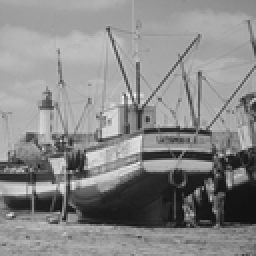
%> input picture Test/boat.bmp, 128 x 128 px, shrunk from 512 x 512 before the run (shown 2 times larger)
$ octave --eval "noise_filter_test(imread('../Test/boat.bmp'));"   (GNU Octave 9; MATLAB toolbox functions it lacks are replaced by stand-ins)
%> lines starting %> are read from the running program, lines starting %| are printed output that depends on the picture; in (x1, y1, x2, y2) boxes, pixels count from 0 and x2, y2 are one past the last pixel; in counts of white or black regions, pixels touching at a corner belong together; the program's own positions count from 1
function noise_filter_test(I)
    if size(I,3)==3
        I_gray = rgb2gray(I);
    else
        I_gray = I;
%> I_gray is the input picture: size 128x128 uint8; min 15, max 243, mean 136.1
    end
    I_sp = imnoise(I_gray,'salt & pepper',0.05);
    I_gs = imnoise(I_gray,'gaussian',0,0.01);
    m = 3; n = 3; p = floor(m/2); q = floor(n/2);
    [M,N] = size(I_sp);
%> M = 128; N = 128
    pad = padarray(I_sp,[p q],'replicate');
    min_f = zeros(M,N); max_f = zeros(M,N); median_f = zeros(M,N);
    arith_f = zeros(M,N); geo_f = zeros(M,N); harm_f = zeros(M,N);
    contra_f = zeros(M,N); mid_f = zeros(M,N); alpha_f = zeros(M,N);
    Q = 1.5; alpha = 2;
    for i=1:M
        for j=1:N
            block = pad(i:i+m-1,j:j+n-1);
            blockv = block(:);
            min_f(i,j)=min(blockv);
            max_f(i,j)=max(blockv);
            median_f(i,j)=median(blockv);
            arith_f(i,j)=mean(blockv);
            geo_f(i,j)=exp(mean(log(blockv+eps)));
            harm_f(i,j)=m*n/sum(1./(blockv+eps));
            contra_f(i,j)=sum(blockv.^(Q+1))/sum(blockv.^Q+eps);
            mid_f(i,j)=(min(blockv)+max(blockv))/2;
            sorted=sort(blockv);
            trimmed=sorted(alpha+1:end-alpha);
            alpha_f(i,j)=mean(trimmed);
        end
    end
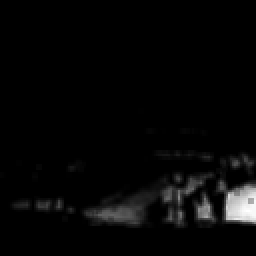
%> contra_f: size 128x128 double (shown 2 times larger); min 1, max 3.42, mean 1.07; drawn with min black and max white
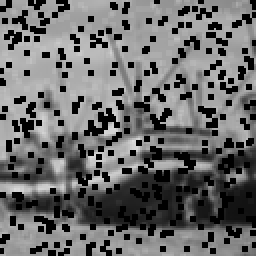
%> geo_f: size 128x128 double (shown 2 times larger); min 0, max 221.2, mean 106.8
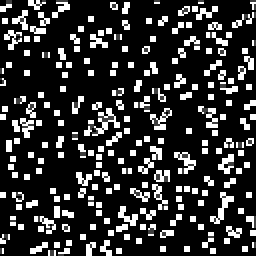
%> harm_f: size 128x128 double (shown 2 times larger); 77.83% of the values are NaN or infinite; the others: min 0.0118, max 0.0353, mean 0.0332; drawn with min black, max white, NaN and infinite black
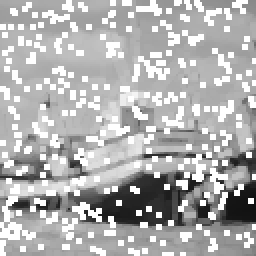
%> max_f: size 128x128 double (shown 2 times larger); min 18, max 255, mean 175.7
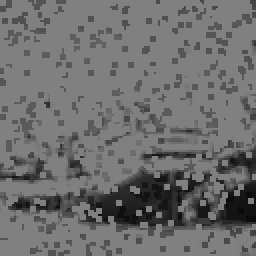
%> mid_f: size 128x128 double (shown 2 times larger); min 9, max 128, mean 109.2
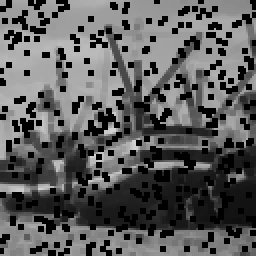
%> min_f: size 128x128 double (shown 2 times larger); min 0, max 212, mean 91.4
    figure;
    subplot(3,4,1);imshow(I_gray);title('Original');
    subplot(3,4,2);imshow(I_sp);title('Salt & Pepper');
    subplot(3,4,3);imshow(min_f);title('Min');
%> after `imshow(min_f)`:
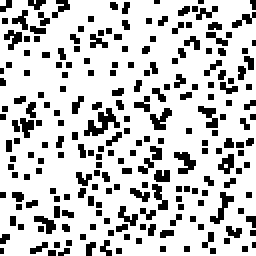
%> displayed picture: size 128x128, on the screen's scale of 0 to 255 (shown 2 times larger); 77.8% white; 220 black regions (169 under 20 px), largest, box (x1, y1, x2, y2) and area: (42, 54, 60, 68) 111, (87, 76, 98, 87) 67, (105, 96, 117, 112) 67
    subplot(3,4,4);imshow(max_f);title('Max');
    subplot(3,4,5);imshow(median_f);title('Median');
    subplot(3,4,6);imshow(arith_f);title('Arithmetic');
    subplot(3,4,7);imshow(geo_f);title('Geometric');
    subplot(3,4,8);imshow(harm_f);title('Harmonic');
    subplot(3,4,9);imshow(contra_f);title('Contraharmonic');
    subplot(3,4,10);imshow(mid_f);title('Midpoint');
    subplot(3,4,11);imshow(alpha_f);title('Alpha-trimmed');
    subplot(3,4,12);imshow(I_gs);title('Gaussian Noise');
end
